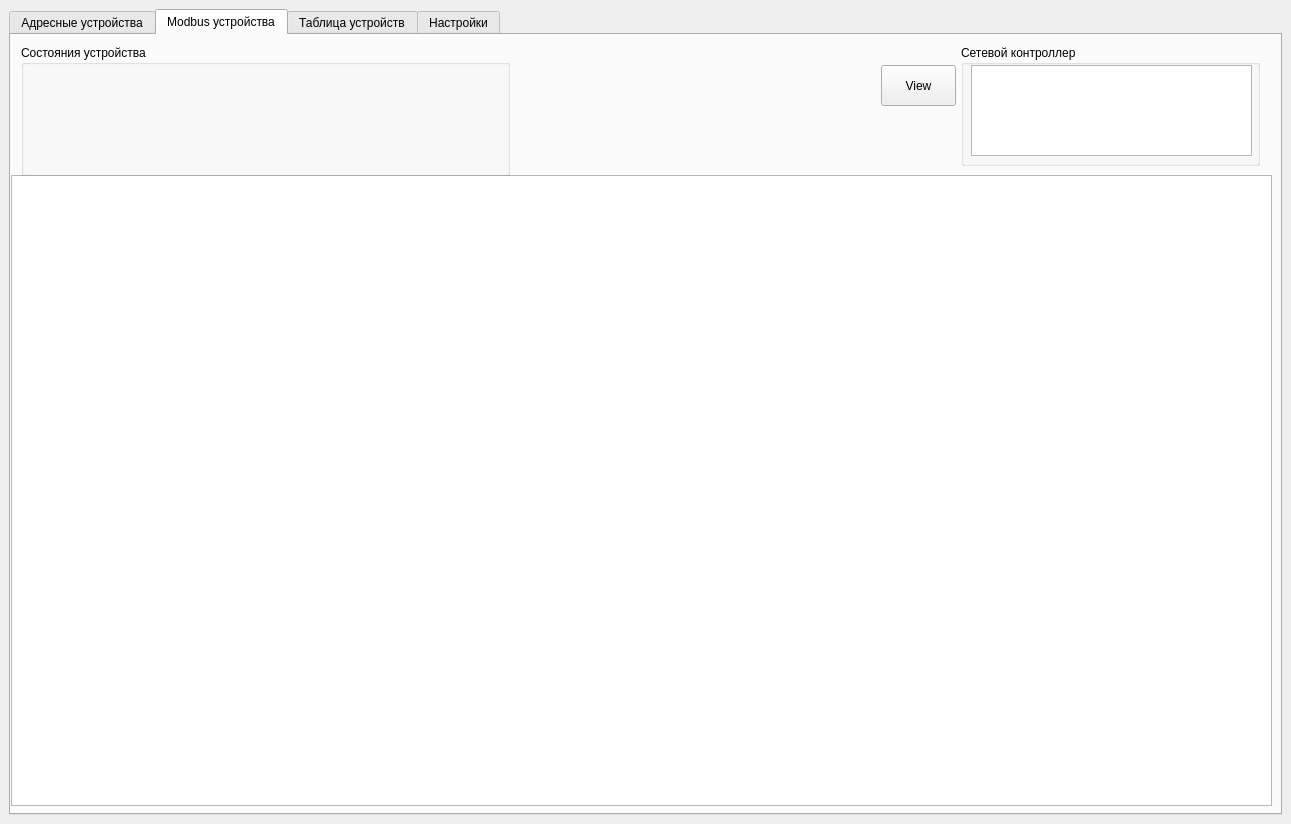
<?xml version="1.0" encoding="UTF-8"?>
<ui version="4.0">
 <class>MainWindow</class>
 <widget class="QMainWindow" name="MainWindow">
  <property name="geometry">
   <rect>
    <x>0</x>
    <y>0</y>
    <width>1291</width>
    <height>824</height>
   </rect>
  </property>
  <property name="windowTitle">
   <string>MainWindow</string>
  </property>
  <property name="styleSheet">
   <string notr="true"/>
  </property>
  <widget class="QWidget" name="centralwidget">
   <layout class="QVBoxLayout" name="verticalLayout_2">
    <item>
     <widget class="QTabWidget" name="tabWidget">
      <property name="enabled">
       <bool>true</bool>
      </property>
      <property name="sizePolicy">
       <sizepolicy hsizetype="Expanding" vsizetype="Expanding">
        <horstretch>0</horstretch>
        <verstretch>0</verstretch>
       </sizepolicy>
      </property>
      <property name="minimumSize">
       <size>
        <width>1271</width>
        <height>800</height>
       </size>
      </property>
      <property name="styleSheet">
       <string notr="true"/>
      </property>
      <property name="tabShape">
       <enum>QTabWidget::Rounded</enum>
      </property>
      <property name="currentIndex">
       <number>1</number>
      </property>
      <widget class="QWidget" name="ash_device_tab">
       <attribute name="title">
        <string>Адресные устройства</string>
       </attribute>
       <widget class="QGroupBox" name="chenge_state_device_groupBox">
        <property name="geometry">
         <rect>
          <x>0</x>
          <y>10</y>
          <width>489</width>
          <height>131</height>
         </rect>
        </property>
        <property name="title">
         <string>Изменение состояния устройства</string>
        </property>
        <widget class="QWidget" name="verticalLayoutWidget">
         <property name="geometry">
          <rect>
           <x>10</x>
           <y>20</y>
           <width>471</width>
           <height>101</height>
          </rect>
         </property>
         <layout class="QVBoxLayout" name="v_layer_state_dev_layout">
          <item>
           <layout class="QHBoxLayout" name="h_top_layer_state_dev_layout"/>
          </item>
          <item>
           <layout class="QHBoxLayout" name="h_center_layer_state_dev_layout"/>
          </item>
          <item>
           <layout class="QHBoxLayout" name="h_bottom_layer_state_dev_layout"/>
          </item>
         </layout>
        </widget>
       </widget>
       <widget class="QGroupBox" name="choice_net_dev_groupBox_2">
        <property name="geometry">
         <rect>
          <x>960</x>
          <y>10</y>
          <width>299</width>
          <height>131</height>
         </rect>
        </property>
        <property name="title">
         <string>Сетевой контроллер</string>
        </property>
        <widget class="QListWidget" name="out_net_dev_listWidget_2">
         <property name="geometry">
          <rect>
           <x>10</x>
           <y>20</y>
           <width>281</width>
           <height>101</height>
          </rect>
         </property>
        </widget>
       </widget>
       <widget class="QPushButton" name="view_devs_ash_btn">
        <property name="geometry">
         <rect>
          <x>870</x>
          <y>40</y>
          <width>75</width>
          <height>31</height>
         </rect>
        </property>
        <property name="text">
         <string>View</string>
        </property>
       </widget>
      </widget>
      <widget class="QWidget" name="modbus_device_tab">
       <attribute name="title">
        <string>Modbus устройства</string>
       </attribute>
       <widget class="QTableWidget" name="devices_tableWidget">
        <property name="geometry">
         <rect>
          <x>0</x>
          <y>140</y>
          <width>1261</width>
          <height>631</height>
         </rect>
        </property>
       </widget>
       <widget class="QGroupBox" name="choice_net_dev_groupBox">
        <property name="geometry">
         <rect>
          <x>950</x>
          <y>10</y>
          <width>299</width>
          <height>121</height>
         </rect>
        </property>
        <property name="title">
         <string>Сетевой контроллер</string>
        </property>
        <widget class="QListWidget" name="out_net_dev_listWidget">
         <property name="geometry">
          <rect>
           <x>10</x>
           <y>20</y>
           <width>281</width>
           <height>91</height>
          </rect>
         </property>
        </widget>
       </widget>
       <widget class="QPushButton" name="view_devs_mb_btn">
        <property name="geometry">
         <rect>
          <x>870</x>
          <y>30</y>
          <width>75</width>
          <height>41</height>
         </rect>
        </property>
        <property name="text">
         <string>View</string>
        </property>
       </widget>
       <widget class="QGroupBox" name="chenge_state_device_groupBox_2">
        <property name="geometry">
         <rect>
          <x>10</x>
          <y>10</y>
          <width>489</width>
          <height>131</height>
         </rect>
        </property>
        <property name="title">
         <string>Состояния устройства</string>
        </property>
        <widget class="QWidget" name="verticalLayoutWidget_2">
         <property name="geometry">
          <rect>
           <x>10</x>
           <y>20</y>
           <width>471</width>
           <height>101</height>
          </rect>
         </property>
         <layout class="QVBoxLayout" name="v_layer_state_dev_layout_2">
          <item>
           <layout class="QHBoxLayout" name="h_top_layer_state_dev_layout_2"/>
          </item>
          <item>
           <layout class="QHBoxLayout" name="h_bottom_layer_state_dev_layout_2"/>
          </item>
         </layout>
        </widget>
       </widget>
      </widget>
      <widget class="QWidget" name="main_tab">
       <property name="sizePolicy">
        <sizepolicy hsizetype="Expanding" vsizetype="Expanding">
         <horstretch>0</horstretch>
         <verstretch>0</verstretch>
        </sizepolicy>
       </property>
       <attribute name="title">
        <string>Таблица устройств</string>
       </attribute>
       <layout class="QVBoxLayout" name="verticalLayout">
        <item>
         <layout class="QHBoxLayout" name="horizontalLayout_2">
          <item>
           <widget class="QGroupBox" name="states_groupBox">
            <property name="sizePolicy">
             <sizepolicy hsizetype="Fixed" vsizetype="Fixed">
              <horstretch>0</horstretch>
              <verstretch>0</verstretch>
             </sizepolicy>
            </property>
            <property name="minimumSize">
             <size>
              <width>371</width>
              <height>120</height>
             </size>
            </property>
            <property name="whatsThis">
             <string>&lt;html&gt;&lt;head/&gt;&lt;body&gt;&lt;p&gt;Для изменения состояния датчика нужно выбрать датчик в таблице и нажать на соответствующую кнопку состояния.&lt;/p&gt;&lt;/body&gt;&lt;/html&gt;</string>
            </property>
            <property name="styleSheet">
             <string notr="true"/>
            </property>
            <property name="title">
             <string>Изменение состояния выбранного датчика.</string>
            </property>
           </widget>
          </item>
          <item>
           <layout class="QGridLayout" name="gridLayout">
            <item row="1" column="1">
             <widget class="QLabel" name="sensor52_lbl">
              <property name="styleSheet">
               <string notr="true"/>
              </property>
              <property name="text">
               <string>АВИ

52</string>
              </property>
              <property name="margin">
               <number>5</number>
              </property>
              <property name="indent">
               <number>0</number>
              </property>
             </widget>
            </item>
            <item row="0" column="3">
             <widget class="QLabel" name="sensor4_lbl">
              <property name="styleSheet">
               <string notr="true"/>
              </property>
              <property name="text">
               <string>ИП-330
Кречет
4</string>
              </property>
              <property name="margin">
               <number>5</number>
              </property>
              <property name="indent">
               <number>0</number>
              </property>
             </widget>
            </item>
            <item row="0" column="2">
             <widget class="QLabel" name="sensor3_lbl">
              <property name="styleSheet">
               <string notr="true"/>
              </property>
              <property name="text">
               <string>ИП-101

3</string>
              </property>
              <property name="margin">
               <number>5</number>
              </property>
              <property name="indent">
               <number>0</number>
              </property>
             </widget>
            </item>
            <item row="1" column="4">
             <widget class="QLabel" name="sensor55_lbl">
              <property name="styleSheet">
               <string notr="true"/>
              </property>
              <property name="text">
               <string>АР-5

55</string>
              </property>
              <property name="margin">
               <number>5</number>
              </property>
              <property name="indent">
               <number>0</number>
              </property>
             </widget>
            </item>
            <item row="1" column="14">
             <widget class="QLabel" name="sensor65_lbl">
              <property name="styleSheet">
               <string notr="true"/>
              </property>
              <property name="text">
               <string>МКЗ

65</string>
              </property>
              <property name="margin">
               <number>5</number>
              </property>
              <property name="indent">
               <number>0</number>
              </property>
             </widget>
            </item>
            <item row="1" column="2">
             <widget class="QLabel" name="sensor53_lbl">
              <property name="styleSheet">
               <string notr="true"/>
              </property>
              <property name="frameShape">
               <enum>QFrame::NoFrame</enum>
              </property>
              <property name="text">
               <string>АМК

53</string>
              </property>
              <property name="margin">
               <number>5</number>
              </property>
              <property name="indent">
               <number>0</number>
              </property>
             </widget>
            </item>
            <item row="0" column="4">
             <widget class="QLabel" name="sensor5_lbl">
              <property name="styleSheet">
               <string notr="true"/>
              </property>
              <property name="text">
               <string>ИП-329
Феникс
5</string>
              </property>
              <property name="margin">
               <number>5</number>
              </property>
              <property name="indent">
               <number>0</number>
              </property>
             </widget>
            </item>
            <item row="1" column="3">
             <widget class="QLabel" name="sensor54_lbl">
              <property name="styleSheet">
               <string notr="true"/>
              </property>
              <property name="text">
               <string>АР-1

54</string>
              </property>
              <property name="margin">
               <number>5</number>
              </property>
              <property name="indent">
               <number>0</number>
              </property>
             </widget>
            </item>
            <item row="0" column="6">
             <widget class="QLabel" name="sensor7_lbl">
              <property name="styleSheet">
               <string notr="true"/>
              </property>
              <property name="text">
               <string>МИП

7</string>
              </property>
              <property name="margin">
               <number>5</number>
              </property>
              <property name="indent">
               <number>0</number>
              </property>
             </widget>
            </item>
            <item row="1" column="12">
             <widget class="QLabel" name="sensor63_lbl">
              <property name="styleSheet">
               <string notr="true"/>
              </property>
              <property name="text">
               <string>ИСМ-22-2

63</string>
              </property>
              <property name="margin">
               <number>5</number>
              </property>
              <property name="indent">
               <number>0</number>
              </property>
             </widget>
            </item>
            <item row="1" column="5">
             <widget class="QLabel" name="sensor56_lbl">
              <property name="styleSheet">
               <string notr="true"/>
              </property>
              <property name="text">
               <string>АРМини

56</string>
              </property>
              <property name="margin">
               <number>5</number>
              </property>
              <property name="indent">
               <number>0</number>
              </property>
             </widget>
            </item>
            <item row="1" column="10">
             <widget class="QLabel" name="sensor61_lbl">
              <property name="styleSheet">
               <string notr="true"/>
              </property>
              <property name="text">
               <string>ИСМ-5

61</string>
              </property>
              <property name="margin">
               <number>5</number>
              </property>
              <property name="indent">
               <number>0</number>
              </property>
             </widget>
            </item>
            <item row="1" column="7">
             <widget class="QLabel" name="sensor58_lbl">
              <property name="styleSheet">
               <string notr="true"/>
              </property>
              <property name="text">
               <string>АОПИ

58</string>
              </property>
              <property name="margin">
               <number>5</number>
              </property>
              <property name="indent">
               <number>0</number>
              </property>
             </widget>
            </item>
            <item row="1" column="11">
             <widget class="QLabel" name="sensor62_lbl">
              <property name="styleSheet">
               <string notr="true"/>
              </property>
              <property name="text">
               <string>ИСМ-22

62</string>
              </property>
              <property name="margin">
               <number>5</number>
              </property>
              <property name="indent">
               <number>0</number>
              </property>
             </widget>
            </item>
            <item row="0" column="1">
             <widget class="QLabel" name="sensor2_lbl">
              <property name="styleSheet">
               <string notr="true"/>
              </property>
              <property name="text">
               <string>ИПП
Гелиос
2</string>
              </property>
              <property name="margin">
               <number>5</number>
              </property>
              <property name="indent">
               <number>0</number>
              </property>
             </widget>
            </item>
            <item row="1" column="8">
             <widget class="QLabel" name="sensor59_lbl">
              <property name="styleSheet">
               <string notr="true"/>
              </property>
              <property name="text">
               <string>ИРС

59</string>
              </property>
              <property name="margin">
               <number>5</number>
              </property>
              <property name="indent">
               <number>0</number>
              </property>
             </widget>
            </item>
            <item row="0" column="0">
             <widget class="QLabel" name="sensor1_lbl">
              <property name="styleSheet">
               <string notr="true"/>
              </property>
              <property name="text">
               <string>ИП-535

1</string>
              </property>
              <property name="margin">
               <number>5</number>
              </property>
              <property name="indent">
               <number>0</number>
              </property>
             </widget>
            </item>
            <item row="0" column="8">
             <widget class="QLabel" name="sensor9_lbl">
              <property name="styleSheet">
               <string notr="true"/>
              </property>
              <property name="text">
               <string>NLS16

9</string>
              </property>
              <property name="margin">
               <number>5</number>
              </property>
              <property name="indent">
               <number>0</number>
              </property>
             </widget>
            </item>
            <item row="1" column="16">
             <widget class="QLabel" name="sensor67_lbl">
              <property name="styleSheet">
               <string notr="true"/>
              </property>
              <property name="text">
               <string>ОСЗ9

67</string>
              </property>
              <property name="margin">
               <number>5</number>
              </property>
              <property name="indent">
               <number>0</number>
              </property>
             </widget>
            </item>
            <item row="0" column="7">
             <widget class="QLabel" name="sensor8_lbl">
              <property name="styleSheet">
               <string notr="true"/>
              </property>
              <property name="text">
               <string>ИПА

8</string>
              </property>
              <property name="margin">
               <number>5</number>
              </property>
              <property name="indent">
               <number>0</number>
              </property>
             </widget>
            </item>
            <item row="1" column="13">
             <widget class="QLabel" name="sensor64_lbl">
              <property name="styleSheet">
               <string notr="true"/>
              </property>
              <property name="text">
               <string>ИСМ-220

64</string>
              </property>
              <property name="margin">
               <number>5</number>
              </property>
              <property name="indent">
               <number>0</number>
              </property>
             </widget>
            </item>
            <item row="0" column="5">
             <widget class="QLabel" name="sensor6_lbl">
              <property name="styleSheet">
               <string notr="true"/>
              </property>
              <property name="text">
               <string>ИПЭС

6</string>
              </property>
              <property name="margin">
               <number>5</number>
              </property>
              <property name="indent">
               <number>0</number>
              </property>
             </widget>
            </item>
            <item row="1" column="9">
             <widget class="QLabel" name="sensor60_lbl">
              <property name="styleSheet">
               <string notr="true"/>
              </property>
              <property name="text">
               <string>ИР-П

60</string>
              </property>
              <property name="margin">
               <number>5</number>
              </property>
              <property name="indent">
               <number>0</number>
              </property>
             </widget>
            </item>
            <item row="1" column="15">
             <widget class="QLabel" name="sensor66_lbl">
              <property name="styleSheet">
               <string notr="true"/>
              </property>
              <property name="text">
               <string>ОСЗ

66</string>
              </property>
              <property name="margin">
               <number>5</number>
              </property>
              <property name="indent">
               <number>0</number>
              </property>
             </widget>
            </item>
            <item row="1" column="0">
             <widget class="QLabel" name="sensor51_lbl">
              <property name="styleSheet">
               <string notr="true"/>
              </property>
              <property name="text">
               <string>А2ДПИ

51</string>
              </property>
              <property name="margin">
               <number>5</number>
              </property>
              <property name="indent">
               <number>0</number>
              </property>
             </widget>
            </item>
            <item row="1" column="6">
             <widget class="QLabel" name="sensor57_lbl">
              <property name="styleSheet">
               <string notr="true"/>
              </property>
              <property name="text">
               <string>АТИ

57</string>
              </property>
              <property name="margin">
               <number>5</number>
              </property>
              <property name="indent">
               <number>0</number>
              </property>
             </widget>
            </item>
            <item row="0" column="9">
             <widget class="QLabel" name="sensor10_lbl">
              <property name="text">
               <string>NLS8

10</string>
              </property>
             </widget>
            </item>
           </layout>
          </item>
         </layout>
        </item>
        <item>
         <widget class="QTableWidget" name="output_table">
          <property name="styleSheet">
           <string notr="true"/>
          </property>
         </widget>
        </item>
       </layout>
      </widget>
      <widget class="QWidget" name="settings_tab">
       <attribute name="title">
        <string>Настройки</string>
       </attribute>
       <widget class="QGroupBox" name="port_and_ne_dev_groupBox">
        <property name="geometry">
         <rect>
          <x>20</x>
          <y>370</y>
          <width>301</width>
          <height>401</height>
         </rect>
        </property>
        <property name="sizePolicy">
         <sizepolicy hsizetype="Fixed" vsizetype="Fixed">
          <horstretch>0</horstretch>
          <verstretch>0</verstretch>
         </sizepolicy>
        </property>
        <property name="styleSheet">
         <string notr="true"/>
        </property>
        <property name="title">
         <string>Port -&gt; Net Device</string>
        </property>
        <widget class="QTableWidget" name="port_and_net_dev_tableWidget">
         <property name="geometry">
          <rect>
           <x>20</x>
           <y>70</y>
           <width>261</width>
           <height>321</height>
          </rect>
         </property>
         <property name="styleSheet">
          <string notr="true">QHeaderView::section:horizontal {
    color: #fff;
    background-color: rgb(0, 85, 127);
 }
QTableWidget {
	background-color: rgb(0, 0, 127);
	color: rgb(85, 255, 0);
	font: 63 8pt &quot;Yu Gothic UI Semibold&quot;;
}
</string>
         </property>
        </widget>
        <widget class="QPushButton" name="send_table_btn">
         <property name="geometry">
          <rect>
           <x>20</x>
           <y>30</y>
           <width>151</width>
           <height>23</height>
          </rect>
         </property>
         <property name="styleSheet">
          <string notr="true"/>
         </property>
         <property name="text">
          <string>Запустить эмулятор</string>
         </property>
        </widget>
        <widget class="QPushButton" name="delete_line_btn">
         <property name="geometry">
          <rect>
           <x>184</x>
           <y>30</y>
           <width>101</width>
           <height>23</height>
          </rect>
         </property>
         <property name="styleSheet">
          <string notr="true"/>
         </property>
         <property name="text">
          <string>Удалить запись</string>
         </property>
        </widget>
       </widget>
       <widget class="QGroupBox" name="ports_groupBox">
        <property name="geometry">
         <rect>
          <x>340</x>
          <y>370</y>
          <width>311</width>
          <height>401</height>
         </rect>
        </property>
        <property name="sizePolicy">
         <sizepolicy hsizetype="Fixed" vsizetype="Fixed">
          <horstretch>0</horstretch>
          <verstretch>0</verstretch>
         </sizepolicy>
        </property>
        <property name="styleSheet">
         <string notr="true"/>
        </property>
        <property name="title">
         <string>Порты</string>
        </property>
        <widget class="QListWidget" name="ports_listWidget">
         <property name="geometry">
          <rect>
           <x>10</x>
           <y>60</y>
           <width>281</width>
           <height>331</height>
          </rect>
         </property>
         <property name="styleSheet">
          <string notr="true"/>
         </property>
        </widget>
        <widget class="QPushButton" name="get_ports_btn">
         <property name="geometry">
          <rect>
           <x>10</x>
           <y>20</y>
           <width>211</width>
           <height>23</height>
          </rect>
         </property>
         <property name="styleSheet">
          <string notr="true"/>
         </property>
         <property name="text">
          <string>Получить список портов</string>
         </property>
        </widget>
       </widget>
       <widget class="QGroupBox" name="net_dev_groupBox">
        <property name="geometry">
         <rect>
          <x>670</x>
          <y>370</y>
          <width>251</width>
          <height>401</height>
         </rect>
        </property>
        <property name="sizePolicy">
         <sizepolicy hsizetype="Fixed" vsizetype="Fixed">
          <horstretch>0</horstretch>
          <verstretch>0</verstretch>
         </sizepolicy>
        </property>
        <property name="styleSheet">
         <string notr="true"/>
        </property>
        <property name="title">
         <string>Сетевое устройство</string>
        </property>
        <widget class="QListWidget" name="net_dev_listWidget">
         <property name="geometry">
          <rect>
           <x>10</x>
           <y>60</y>
           <width>231</width>
           <height>331</height>
          </rect>
         </property>
         <property name="styleSheet">
          <string notr="true"/>
         </property>
        </widget>
        <widget class="QPushButton" name="get_net_dev_btn">
         <property name="geometry">
          <rect>
           <x>10</x>
           <y>20</y>
           <width>221</width>
           <height>23</height>
          </rect>
         </property>
         <property name="styleSheet">
          <string notr="true"/>
         </property>
         <property name="text">
          <string>Получить список сетевых устройств</string>
         </property>
        </widget>
       </widget>
       <widget class="QGroupBox" name="groupBox_2">
        <property name="geometry">
         <rect>
          <x>20</x>
          <y>10</y>
          <width>261</width>
          <height>311</height>
         </rect>
        </property>
        <property name="sizePolicy">
         <sizepolicy hsizetype="Fixed" vsizetype="Fixed">
          <horstretch>0</horstretch>
          <verstretch>0</verstretch>
         </sizepolicy>
        </property>
        <property name="minimumSize">
         <size>
          <width>261</width>
          <height>311</height>
         </size>
        </property>
        <property name="styleSheet">
         <string notr="true"/>
        </property>
        <property name="title">
         <string>Параметры подключения к базе данных</string>
        </property>
        <widget class="QLabel" name="port_db_lbl">
         <property name="geometry">
          <rect>
           <x>10</x>
           <y>60</y>
           <width>47</width>
           <height>16</height>
          </rect>
         </property>
         <property name="styleSheet">
          <string notr="true"/>
         </property>
         <property name="text">
          <string>Port</string>
         </property>
        </widget>
        <widget class="QLabel" name="host_db_lbl">
         <property name="geometry">
          <rect>
           <x>10</x>
           <y>30</y>
           <width>47</width>
           <height>14</height>
          </rect>
         </property>
         <property name="styleSheet">
          <string notr="true"/>
         </property>
         <property name="text">
          <string>Host</string>
         </property>
        </widget>
        <widget class="QLabel" name="user_db_lbl">
         <property name="geometry">
          <rect>
           <x>10</x>
           <y>90</y>
           <width>51</width>
           <height>16</height>
          </rect>
         </property>
         <property name="styleSheet">
          <string notr="true"/>
         </property>
         <property name="text">
          <string>User</string>
         </property>
        </widget>
        <widget class="QLabel" name="pass_db_lbl">
         <property name="geometry">
          <rect>
           <x>10</x>
           <y>120</y>
           <width>61</width>
           <height>16</height>
          </rect>
         </property>
         <property name="styleSheet">
          <string notr="true"/>
         </property>
         <property name="text">
          <string>Password</string>
         </property>
        </widget>
        <widget class="QLabel" name="name_db_lbl">
         <property name="geometry">
          <rect>
           <x>10</x>
           <y>150</y>
           <width>61</width>
           <height>16</height>
          </rect>
         </property>
         <property name="styleSheet">
          <string notr="true"/>
         </property>
         <property name="text">
          <string>Name DB</string>
         </property>
        </widget>
        <widget class="QLineEdit" name="host_db_lineEdit">
         <property name="geometry">
          <rect>
           <x>110</x>
           <y>30</y>
           <width>141</width>
           <height>20</height>
          </rect>
         </property>
         <property name="toolTip">
          <string>&lt;html&gt;&lt;head/&gt;&lt;body&gt;&lt;p&gt;Адрес (IP4) подключения к БД&lt;/p&gt;&lt;/body&gt;&lt;/html&gt;</string>
         </property>
         <property name="styleSheet">
          <string notr="true"/>
         </property>
         <property name="inputMask">
          <string>000\.000\.000\.000</string>
         </property>
         <property name="text">
          <string>...</string>
         </property>
        </widget>
        <widget class="QLineEdit" name="port_db_lineEdit">
         <property name="geometry">
          <rect>
           <x>110</x>
           <y>60</y>
           <width>141</width>
           <height>20</height>
          </rect>
         </property>
         <property name="toolTip">
          <string>&lt;html&gt;&lt;head/&gt;&lt;body&gt;&lt;p&gt;Номер порта должен быть в диапазоне &lt;span style=&quot; font-family:'JetBrains Mono','monospace'; font-size:10pt; font-weight:600; font-style:italic; color:#ff0000;&quot;&gt;1024-49151&lt;/span&gt;&lt;/p&gt;&lt;/body&gt;&lt;/html&gt;</string>
         </property>
         <property name="styleSheet">
          <string notr="true"/>
         </property>
         <property name="inputMask">
          <string>00009</string>
         </property>
         <property name="text">
          <string/>
         </property>
        </widget>
        <widget class="QLineEdit" name="user_db_lineEdit">
         <property name="geometry">
          <rect>
           <x>110</x>
           <y>90</y>
           <width>141</width>
           <height>20</height>
          </rect>
         </property>
         <property name="toolTip">
          <string>&lt;html&gt;&lt;head/&gt;&lt;body&gt;&lt;p&gt;Логин базы данных&lt;/p&gt;&lt;/body&gt;&lt;/html&gt;</string>
         </property>
         <property name="styleSheet">
          <string notr="true"/>
         </property>
         <property name="text">
          <string/>
         </property>
        </widget>
        <widget class="QLineEdit" name="pass_db_lineEdit">
         <property name="geometry">
          <rect>
           <x>110</x>
           <y>120</y>
           <width>141</width>
           <height>20</height>
          </rect>
         </property>
         <property name="toolTip">
          <string>&lt;html&gt;&lt;head/&gt;&lt;body&gt;&lt;p&gt;Пароль базы данных&lt;/p&gt;&lt;/body&gt;&lt;/html&gt;</string>
         </property>
         <property name="styleSheet">
          <string notr="true"/>
         </property>
         <property name="text">
          <string/>
         </property>
        </widget>
        <widget class="QLineEdit" name="name_db_lineEdit">
         <property name="geometry">
          <rect>
           <x>110</x>
           <y>150</y>
           <width>141</width>
           <height>20</height>
          </rect>
         </property>
         <property name="toolTip">
          <string>&lt;html&gt;&lt;head/&gt;&lt;body&gt;&lt;p&gt;Имя базы данных&lt;/p&gt;&lt;/body&gt;&lt;/html&gt;</string>
         </property>
         <property name="styleSheet">
          <string notr="true"/>
         </property>
         <property name="text">
          <string/>
         </property>
        </widget>
        <widget class="QPushButton" name="save_db_btn">
         <property name="geometry">
          <rect>
           <x>10</x>
           <y>260</y>
           <width>75</width>
           <height>23</height>
          </rect>
         </property>
         <property name="toolTip">
          <string>&lt;html&gt;&lt;head/&gt;&lt;body&gt;&lt;p&gt;Сохранение настроек для дальнейшей работы &lt;/p&gt;&lt;/body&gt;&lt;/html&gt;</string>
         </property>
         <property name="styleSheet">
          <string notr="true"/>
         </property>
         <property name="text">
          <string>Save</string>
         </property>
        </widget>
        <widget class="QPushButton" name="check_db_btn">
         <property name="geometry">
          <rect>
           <x>10</x>
           <y>200</y>
           <width>241</width>
           <height>31</height>
          </rect>
         </property>
         <property name="toolTip">
          <string>&lt;html&gt;&lt;head/&gt;&lt;body&gt;&lt;p&gt;Проверка подключения к базе данных&lt;/p&gt;&lt;/body&gt;&lt;/html&gt;</string>
         </property>
         <property name="styleSheet">
          <string notr="true"/>
         </property>
         <property name="text">
          <string>Проверить настройки подключения</string>
         </property>
        </widget>
       </widget>
       <widget class="QPushButton" name="join_btn">
        <property name="geometry">
         <rect>
          <x>580</x>
          <y>320</y>
          <width>151</width>
          <height>23</height>
         </rect>
        </property>
        <property name="styleSheet">
         <string notr="true"/>
        </property>
        <property name="text">
         <string>Объединить</string>
        </property>
       </widget>
       <widget class="QLineEdit" name="sn_emulator_lineEdit">
        <property name="geometry">
         <rect>
          <x>760</x>
          <y>320</y>
          <width>113</width>
          <height>20</height>
         </rect>
        </property>
       </widget>
       <widget class="QLabel" name="label">
        <property name="geometry">
         <rect>
          <x>760</x>
          <y>290</y>
          <width>111</width>
          <height>21</height>
         </rect>
        </property>
        <property name="text">
         <string>SN эмулятора</string>
        </property>
       </widget>
      </widget>
     </widget>
    </item>
   </layout>
  </widget>
 </widget>
 <resources/>
 <connections/>
</ui>
